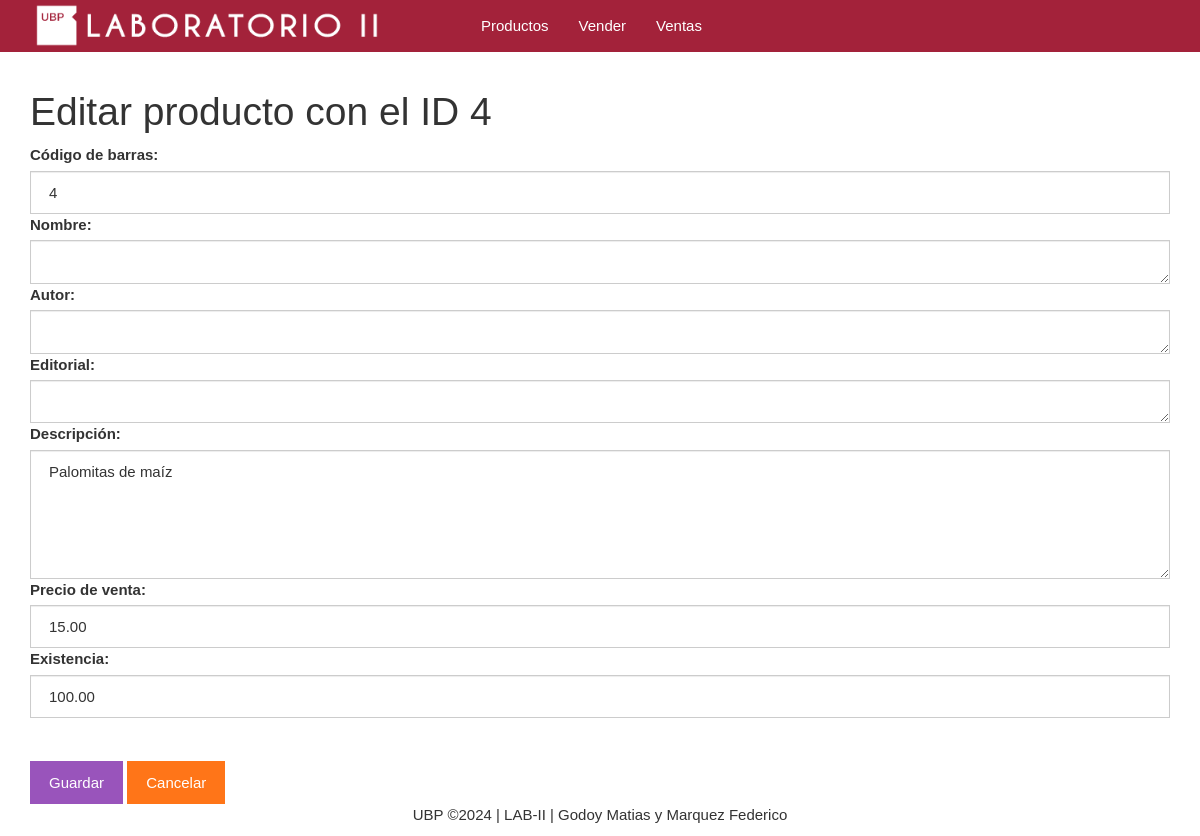
The page /editar.php?id=4 on the database its author committed.
### tables this page shows
CREATE TABLE productos(
	id BIGINT UNSIGNED NOT NULL AUTO_INCREMENT,
	codigo VARCHAR(255) NOT NULL,
	descripcion VARCHAR(255) NOT NULL,
	precioVenta DECIMAL(5, 2) NOT NULL,
	precioCompra DECIMAL(5, 2) NOT NULL,
	existencia DECIMAL(5, 2) NOT NULL,
	PRIMARY KEY(id)
);

### editar.php (the view, shortened to what this page needs)
<?php
$id = $_GET["id"];
include_once "base_de_datos.php";
$sentencia = $base_de_datos->prepare("SELECT * FROM productos WHERE id = ?;");
$sentencia->execute([$id]);
$producto = $sentencia->fetch(PDO::FETCH_OBJ);
?>
<?php include_once "encabezado.php" ?>
	<div class="col-xs-12">
		<h1>Editar producto con el ID <?php echo $producto->id; ?></h1>
		<form method="post" action="guardarDatosEditados.php">
			<label for="codigo">Código de barras:</label>
			<input value="<?php echo $producto->codigo ?>" class="form-control" name="codigo" required type="text" id="codigo" placeholder="Escribe el código">
			<label for="nombre">Nombre:</label>
			<textarea required id="nombre" name="nombre" cols="30" rows="1" class="form-control"><?php echo $producto->nombre ?></textarea>
			<label for="autor">Autor:</label>
			<textarea required id="autor" name="autor" cols="30" rows="1" class="form-control"><?php echo $producto->autor ?></textarea>
			<label for="editorial">Editorial:</label>
			<textarea required id="editorial" name="editorial" cols="30" rows="1" class="form-control"><?php echo $producto->editorial ?></textarea>
			<label for="descripcion">Descripción:</label>
			<textarea required id="descripcion" name="descripcion" cols="30" rows="5" class="form-control"><?php echo $producto->descripcion ?></textarea>
			<label for="precioVenta">Precio de venta:</label>
			<input value="<?php echo $producto->precioVenta ?>" class="form-control" name="precioVenta" required type="number" id="precioVenta" placeholder="Precio de venta">
			<label for="existencia">Existencia:</label>
			<input value="<?php echo $producto->existencia ?>" class="form-control" name="existencia" required type="number" id="existencia" placeholder="Cantidad o existencia">
			<br><br><input class="btn btn-info" type="submit" value="Guardar">
			<a class="btn btn-warning" href="./listar.php">Cancelar</a>
		</form>
	</div>
<?php include_once "pie.php" ?>

### css/estilo.css (style rules this page uses)
body { padding-top: 70px; }

### rows shown on the page
productos: id "4", codigo "4", descripcion "Palomitas de maíz", precioVenta "15.00", existencia "100.00"
